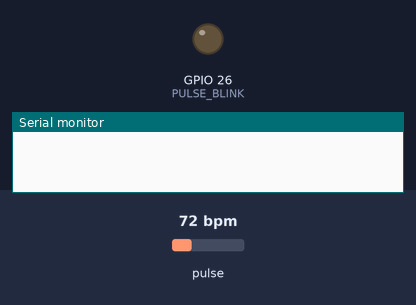
Bench run of a program on a simulated ESP32. Shown: output pins drawn as LEDs (lit = HIGH), the last lines printed to the serial monitor. Dashed ring = blinking. The inputs (shaded band) are chosen by the test bench; at power-on: pulse 72 bpm (analog values on the 0–4095 scale). WiFi joins after 1.5 s; servers stay silent unless stated; not simulated (calls return 0 or success): secrets.h.

Above: at 0.0 s.
At 4.7 s:
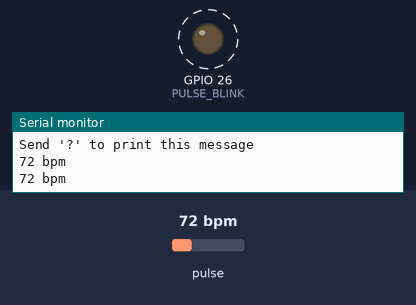
4.8 s: pulse set to 42 bpm
7.2 s: pulse set to 100 bpm
At 7.9 s:
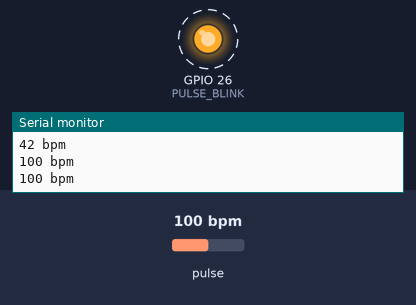
Timing chart, 0 to 16.2 s (numbered marks = the images above; inputs shaded):
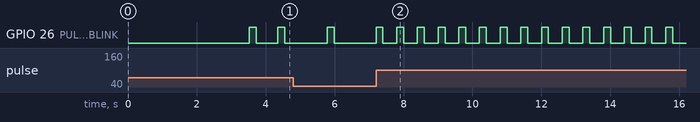

Measured:
- after the input at 7.2 s, GPIO 26 (PULSE_BLINK): alternates HIGH for 0.20 s and LOW for 0.40 s, starting after 0.60 s

The program:

main.cpp
```cpp
// (licence header left out)
/*
   The following libraries are necessary
   for the asynchronous web server
*/
#include <Arduino.h>
#include <WiFi.h>
#include <AsyncTCP.h> // https://github.com/dvarrel/ESPAsyncTCP
#include <ESPAsyncWebSrv.h> // https://github.com/dvarrel/ESPAsyncWebSrv
#include <Arduino_JSON.h>
#include <PulseSensorPlayground.h>
#include "secrets.h"

/*
Forward declarations for the change to a main.cpp file
*/
String updatePulseDataJson();
void beginWiFi();
void serialCheck();
void printControlInfo();

/*
   Include PulseSensor Playground library for all the good stuff!
*/
#include <PulseSensorPlayground.h>

/*
    We use JSON to pass data from the Arduino sketch to the Javascript
*/
JSONVar pulseData;

/*
   Declare an instance of PulseSensor to access
   all the PulseSensor Playground functions.
*/
PulseSensorPlayground pulseSensor;

/*
   Pinout:
     PULSE_INPUT = Analog Input. Connected to the pulse sensor
      purple (signal) wire.
     PULSE_BLINK = digital Output. Connected to an LED (and 1K series resistor)
      that will flash on each detected pulse.
     PULSE_FADE = digital Output. PWM pin onnected to an LED (and 1K series resistor)
      that will smoothly fade with each pulse.
      NOTE: PULSE_FADE must be a pin that supports PWM. Do not use
      pin 9 or 10, because those pins' PWM interferes with the sample timer.
     THRESHOLD should be set higher than the PulseSensor signal idles
      at when there is nothing touching it. The expected idle value
      should be 512, which is 1/2 of the ADC range. To check the idle value
      open a serial monitor and make note of the PulseSensor signal values
      with nothing touching the sensor. THRESHOLD should be a value higher
      than the range of idle noise by 25 to 50 or so. When the library
      is finding heartbeats, the value is adjusted based on the pulse signal
      waveform. THRESHOLD sets the default when there is no pulse present.
      Adjust as neccesary.
*/
const int PULSE_INPUT = 35;
const int PULSE_BLINK = 26;
const int PULSE_FADE = 12;
const int THRESHOLD = 685;

/*  Replace with your network credentials  */
const char* ssid = WIFI_SSID;
const char* password = WIFI_PASSWORD;

/*
    Create AsyncWebServer object on port 80
    Create an Event Source on /events
/Users/stephen/Documents/PlatformIO/Projects/251113-094453-upesy_wroom/src/main.cpp*/
AsyncWebServer server(80);
AsyncEventSource events("/events");

/*
    The following code between the two "rawliteral" tags
    will be stored as text. It contains the html,
    css, and javascript that will be used to build
    the asynchronous server.
*/
const char index_html[] PROGMEM = R"rawliteral(
<!DOCTYPE HTML html>
<html>
  <head>
    <meta name="viewport" content="width=device-width, initial-scale=1">
    <link rel="icon" href="data:,">
      <style>
      html {
        font-family: Arial;
        display: inline-block;
        margin: 0px auto;
        text-align: center;
      }
      h2 { font-size: 3.0rem; }
      p { font-size: 3.0rem; }
      .reading {
        font-size: 2.0rem;
        color:black;
      }
      .dataType {
        font-size: 1.8rem;
      }
    </style>
  </head>
  <body>
      <h2>PulseSensor Server</h2>
      <p
        <span class="reading"> Heart Rate</span>
        <span id="bpm"></span>
        <span class="dataType">bpm</span>
      </p>
  </body>
<script>
window.addEventListener('load', getData);

function getData(){
  var xhr = new XMLHttpRequest();
  xhr.onreadystatechange = function() {
    if (this.readyState == 4 && this.status == 200) {
      var Jobj = JSON.parse(this.responseText);
      console.log(Jobj);
      document.getElementById("bpm").innerHTML = Jobj.heartrate;
    }
  };
  xhr.open("GET", "/data", true);
  xhr.send();
}

if (!!window.EventSource) {
  var source = new EventSource('/events');

  source.addEventListener('open', function(e) {
    console.log("Events Connection");
  }, false);

  source.addEventListener('error', function(e) {
    if (e.target.readyState != EventSource.OPEN) {
      console.log("Events Disconnection");
    }
  }, false);

  source.addEventListener('new_data', function(e) {
    console.log("new_data", e.data);
    var Jobj = JSON.parse(e.data);
    document.getElementById("bpm").innerHTML = Jobj.heartrate;
  }, false);
}
</script>
</html>)rawliteral";

/*  Package the BPM in a JSON object  */
String updatePulseDataJson(){
  pulseData["heartrate"] = String(pulseSensor.getBeatsPerMinute());
  String jsonString = JSON.stringify(pulseData);
  return jsonString;
}


/*
    Begin the WiFi and print the server url
    to the serial port on connection
*/
void beginWiFi() {
  WiFi.mode(WIFI_STA);
  WiFi.begin(ssid, password);
  Serial.print("Attempting to connect to ");
  Serial.print(ssid);
  while (WiFi.status() != WL_CONNECTED) {
    Serial.print(" ~");
    delay(1000);
  }
  Serial.println("\nConnected");
}

/*
   When sendPulseSignal is true, PulseSensor Signal data
   is sent to the serial port for user monitoring.
   Modified by keys received on the Serial port.
   Use the Serial Plotter to view the PulseSensor Signal wave.
*/
bool sendPulseSignal = false;

void setup() {
/*
   115200 baud provides about 11 bytes per millisecond.
   The delay allows the port to settle so that
   we don't miss out on info about the server url
   in the Serial Monitor so we can connect a browser.
*/
  Serial.begin(115200);
  delay(1500);
  beginWiFi();

/*
   ESP32 analogRead defaults to 12 bit resolution
   PulseSensor Playground library works with 10 bit
*/
  analogReadResolution(10);

/*  Configure the PulseSensor manager  */
  pulseSensor.analogInput(PULSE_INPUT);
  pulseSensor.blinkOnPulse(PULSE_BLINK);
  pulseSensor.fadeOnPulse(PULSE_FADE);
  pulseSensor.setSerial(Serial);
  pulseSensor.setThreshold(THRESHOLD);

  Serial.println("Before pulseSensor.begin()");

/*  Now that everything is ready, start reading the PulseSensor signal. */
  Serial.println(!pulseSensor.begin());
  if (!pulseSensor.begin()) {
    Serial.println("!pulseSensor.begin() on line 245");
    while(1) {
/*  If the pulseSensor object fails, flash the led  */
      digitalWrite(PULSE_BLINK, LOW);
      delay(50);
      digitalWrite(PULSE_BLINK, HIGH);
      delay(50);
    }
  }


/*
    When the server gets a request for the root url
    serve the html
*/
  server.on("/", HTTP_GET, [](AsyncWebServerRequest *request) {
    request->send(200, "text/html", index_html);
  });


/*  Request for the latest PulseSensor data  */
  server.on("/data", HTTP_GET, [](AsyncWebServerRequest *request) {
    String json = updatePulseDataJson();
    request->send(200, "application/json", json);
    json = String();
  });

/*
    Handler for when a client connects to the server
    Only send serial feedback when NOT sending PulseSensor Signal data
    Send event with short message and set reconnect timer to 2 seconds
*/
  events.onConnect([](AsyncEventSourceClient *client) {
    if(!sendPulseSignal){
      if(client->lastId()){
        Serial.println("Client Reconnected");
      } else {
        Serial.println("New Client Connected");
      }
    }
    client->send("hello", NULL, millis(), 20000);
  });

/*  Create a handler for events  */
  server.addHandler(&events);

/*  Start the server  */
  server.begin();

/*  Print the control information to the serial monitor  */
  printControlInfo();

}

void loop() {
/*
     Option to send the PulseSensor Signal data
     to serial port for verification
*/
  if(sendPulseSignal){
    delay(20);
    Serial.println(pulseSensor.getLatestSample());
  }


/*
     If a beat has happened since we last checked,
     update the json data file to the server.
     Also, send the new BPM value to the serial port
     if we are not monitoring the pulse signal.
*/
  if (pulseSensor.sawStartOfBeat()) {
    events.send(updatePulseDataJson().c_str(),"new_data" ,millis());
    if(!sendPulseSignal){
      Serial.print(pulseSensor.getBeatsPerMinute());
      Serial.println(" bpm");
    }
  }
/*  Check to see if there are any commands sent to us  */
   serialCheck();
}

/*
    This function checks to see if there are any commands available
    on the Serial port. When you send keyboard characters 'b' or 'x'
    you can turn on and off the signal data stream.
*/
void serialCheck(){
  if(Serial.available() > 0){
    char inChar = Serial.read();
    switch(inChar){
      case 'b':
        sendPulseSignal = true;
        break;
      case 'x':
        sendPulseSignal = false;
        break;
      case '?':
        printControlInfo();
        break;
      default:
        break;
    }
  }
}

/*
    This function prints the control information to the serial monitor
*/
void printControlInfo(){
  Serial.println("PulseSensor ESP32 Example");
  Serial.print("\nPulseSensor Server url: ");
  Serial.println(WiFi.localIP());
  Serial.println("Send 'b' to begin sending PulseSensor signal data");
  Serial.println("Send 'x' to stop sending PulseSensor signal data");
  Serial.println("Send '?' to print this message");
}
```
